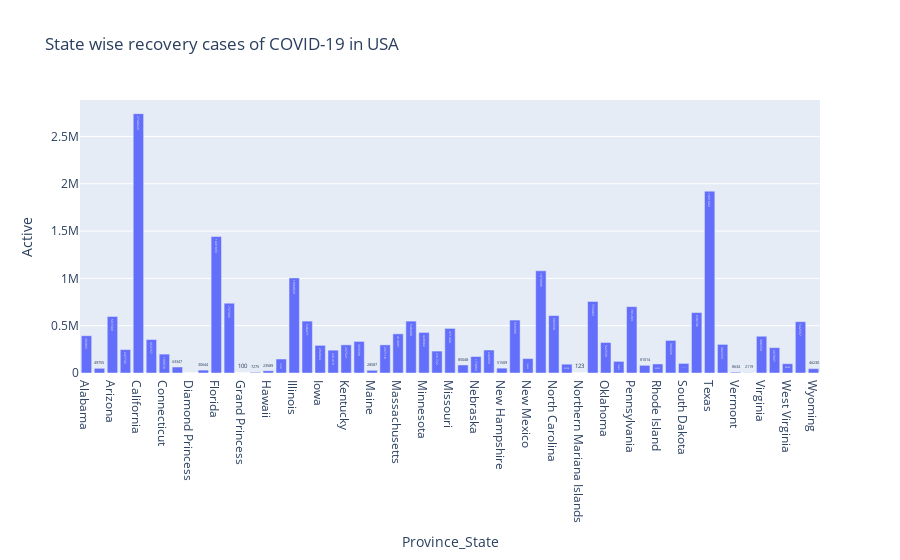

The cell this chart's notebook holds for it:
### Markdown cell above
### Plot Province/State Wise Active Cases in USA

### Code cell
covid_data['Active'] = covid_data['Confirmed'] - covid_data['Deaths'] - covid_data['Recovered']
us_data = covid_data[covid_data['Country_Region']=='US'].drop(['Country_Region'], axis=1)
us_data = us_data[us_data.sum(axis = 1) > 0]
 
us_data = us_data.groupby(['Province_State'])['Active'].sum().reset_index()
us_data_death = us_data[us_data['Active'] > 0]
state_fig = px.bar(us_data_death, x='Province_State', y='Active', title='State wise recovery cases of COVID-19 in USA', text='Active')
state_fig.show()

### Figure 1 — Plotly figure (JSON) as saved in the notebook; plotly's stock layout.template omitted (floating-point values rounded to 4 significant figures)
{"data": [{"alignmentgroup": "True", "hovertemplate": "Province_State=%{x}<br>Active=%{text}<extra></extra>", "legendgroup": "", "marker": {"color": "#636efa", "pattern": {"shape": ""}}, "name": "", "offsetgroup": "", "orientation": "v", "showlegend": false, "text": [393851, 49755, 597309, 247736, 2740629, 353757, 199670, 63347, 49, 30644, 1441893, 737395, 100, 7275, 23589, 147707, 1004829, 548471, 292044, 241419, 297521, 333598, 28587, 297118, 414061, 548408, 428682, 231722, 471444, 85048, 173883, 242859, 51509, 559396, 152222, 1079996, 606930, 93198, 123, 756083, 322539, 122873, 701203, 81014, 95552, 344326, 101331, 638746, 1921602, 302333, 8634, 2119, 388334, 267897, 98208, 542567, 46230], "textposition": "auto", "type": "bar", "x": ["Alabama", "Alaska", "Arizona", "Arkansas", "California", "Colorado", "Connecticut", "Delaware", "Diamond Princess", "District of Columbia", "Florida", "Georgia", "Grand Princess", "Guam", "Hawaii", "Idaho", "Illinois", "Indiana", "Iowa", "Kansas", "Kentucky", "Louisiana", "Maine", "Maryland", "Massachusetts", "Michigan", "Minnesota", "Mississippi", "Missouri", "Montana", "Nebraska", "Nevada", "New Hampshire", "New Jersey", "New Mexico", "New York", "North Carolina", "North Dakota", "Northern Mariana Islands", "Ohio", "Oklahoma", "Oregon", "Pennsylvania", "Puerto Rico", "Rhode Island", "South Carolina", "South Dakota", "Tennessee", "Texas", "Utah", "Vermont", "Virgin Islands", "Virginia", "Washington", "West Virginia", "Wisconsin", "Wyoming"], "xaxis": "x", "y": [393851, 49755, 597309, 247736, 2740629, 353757, 199670, 63347, 49, 30644, 1441893, 737395, 100, 7275, 23589, 147707, 1004829, 548471, 292044, 241419, 297521, 333598, 28587, 297118, 414061, 548408, 428682, 231722, 471444, 85048, 173883, 242859, 51509, 559396, 152222, 1079996, 606930, 93198, 123, 756083, 322539, 122873, 701203, 81014, 95552, 344326, 101331, 638746, 1921602, 302333, 8634, 2119, 388334, 267897, 98208, 542567, 46230], "yaxis": "y"}], "layout": {"autosize": true, "barmode": "relative", "legend": {"tracegroupgap": 0}, "title": {"text": "State wise recovery cases of COVID-19 in USA"}, "xaxis": {"anchor": "y", "autorange": true, "domain": [0, 1], "range": [-0.5, 56.5], "title": {"text": "Province_State"}, "type": "category"}, "yaxis": {"anchor": "x", "autorange": true, "domain": [0, 1], "range": [0, 2885000.0], "title": {"text": "Active"}, "type": "linear"}}}
